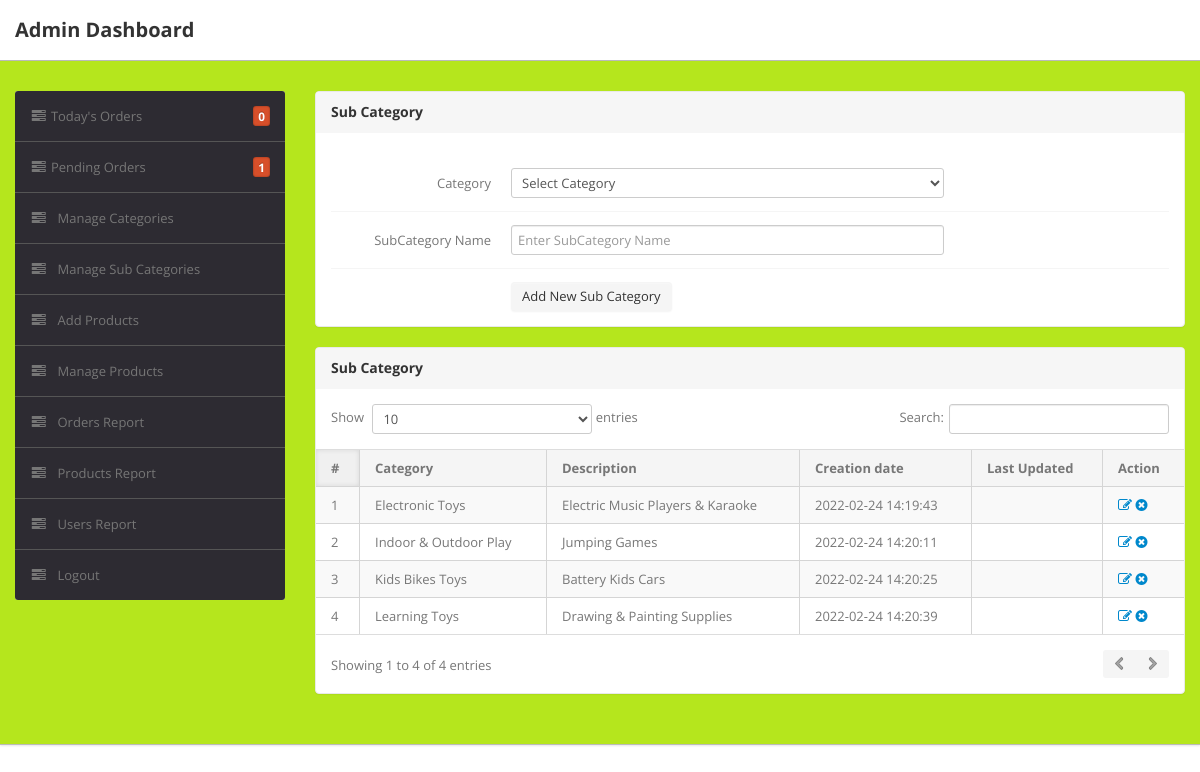
Page /admin/subcategory.php (signed in) on the committed database.
### tables this page shows
CREATE TABLE IF NOT EXISTS `subcategory` (
`id` int(11) NOT NULL,
  `categoryid` int(11) NOT NULL,
  `subcategory` varchar(255) NOT NULL,
  `creationDate` timestamp NOT NULL DEFAULT CURRENT_TIMESTAMP,
  `updationDate` varchar(255) NOT NULL
);

CREATE TABLE IF NOT EXISTS `category` (
`id` int(11) NOT NULL,
  `categoryName` varchar(255) NOT NULL,
  `categoryDescription` longtext NOT NULL,
  `creationDate` timestamp NOT NULL DEFAULT CURRENT_TIMESTAMP,
  `updationDate` varchar(255) NOT NULL
);

### admin/subcategory.php (the view, shortened to what this page needs)
<?php
if(strlen($_SESSION['alogin'])==0)
	{
header('location:index.php');
}
else{
?>
<!DOCTYPE html>
<html lang="en">
<head>
	<link type="text/css" href="bootstrap/css/bootstrap.min.css" rel="stylesheet">
	<link type="text/css" href="bootstrap/css/bootstrap-responsive.min.css" rel="stylesheet">
	<link type="text/css" href="css/theme.css" rel="stylesheet">
	<link type="text/css" href="images/icons/css/font-awesome.css" rel="stylesheet">
</head>
<body>
<?php include('include/header.php');?>
	<div class="wrapper">
		<div class="container">
			<div class="row">
<?php include('include/sidebar.php');?>
			<div class="span9">
					<div class="content">
						<div class="module">
							<div class="module-head">
								<h3>Sub Category</h3>
							</div>
							<div class="module-body">
									<br />
			<form class="form-horizontal row-fluid" name="subcategory" method="post" >
<div class="control-group">
<label class="control-label" for="basicinput">Category</label>
<div class="controls">
<select name="category" class="span8 tip" required>
<option value="">Select Category</option>
</select>
</div>
</div>
<div class="control-group">
<label class="control-label" for="basicinput">SubCategory Name</label>
<div class="controls">
<input type="text" placeholder="Enter SubCategory Name"  name="subcategory" class="span8 tip" required>
</div>
</div>
	<div class="control-group">
											<div class="controls">
												<button type="submit" name="submit" class="btn">Add New Sub Category</button>
											</div>
										</div>
									</form>
							</div>
						</div>
	<div class="module">
							<div class="module-head">
								<h3>Sub Category</h3>
							</div>
							<div class="module-body table">
								<table cellpadding="0" cellspacing="0" border="0" class="datatable-1 table table-bordered table-striped	 display" width="100%">
									<thead>
										<tr>
											<th>#</th>
											<th>Category</th>
											<th>Description</th>
											<th>Creation date</th>
											<th>Last Updated</th>
											<th>Action</th>
										</tr>
									</thead>
									<tbody>
<?php $query=mysql_query("select subcategory.id,category.categoryName,subcategory.subcategory,subcategory.creationDate,subcategory.updationDate from subcategory join category on category.id=subcategory.categoryid");
$cnt=1;
while($row=mysql_fetch_array($query))
{
?>
										<tr>
											<td><?php echo htmlentities($cnt);?></td>
											<td><?php echo htmlentities($row['categoryName']);?></td>
											<td><?php echo htmlentities($row['subcategory']);?></td>
											<td> <?php echo htmlentities($row['creationDate']);?></td>
											<td><?php echo htmlentities($row['updationDate']);?></td>
											<td>
											<a href="edit-subcategory.php?id=<?php echo $row['id']?>" ><i class="icon-edit"></i></a>
											<a href="subcategory.php?id=<?php echo $row['id']?>&del=delete" onClick="return confirm('Are you sure you want to delete?')"><i class="icon-remove-sign"></i></a></td>
										</tr>
										<?php $cnt=$cnt+1; } ?>
								</table>
							</div>
						</div>
					</div>
				</div>
			</div>
		</div>
	</div>
</body>
<?php } ?>

### rows in the picture
subcategory: categoryid.categoryName "Electronic Toys", subcategory "Electric Music Players & Karaoke", creationDate "2022-02-24 14:19:43"
subcategory: categoryid.categoryName "Indoor & Outdoor Play", subcategory "Jumping Games", creationDate "2022-02-24 14:20:11"
subcategory: categoryid.categoryName "Kids Bikes Toys", subcategory "Battery Kids Cars", creationDate "2022-02-24 14:20:25"
subcategory: categoryid.categoryName "Learning Toys", subcategory "Drawing & Painting Supplies", creationDate "2022-02-24 14:20:39"

### other values in the picture
$num_rows1 "0"
$num "1"
